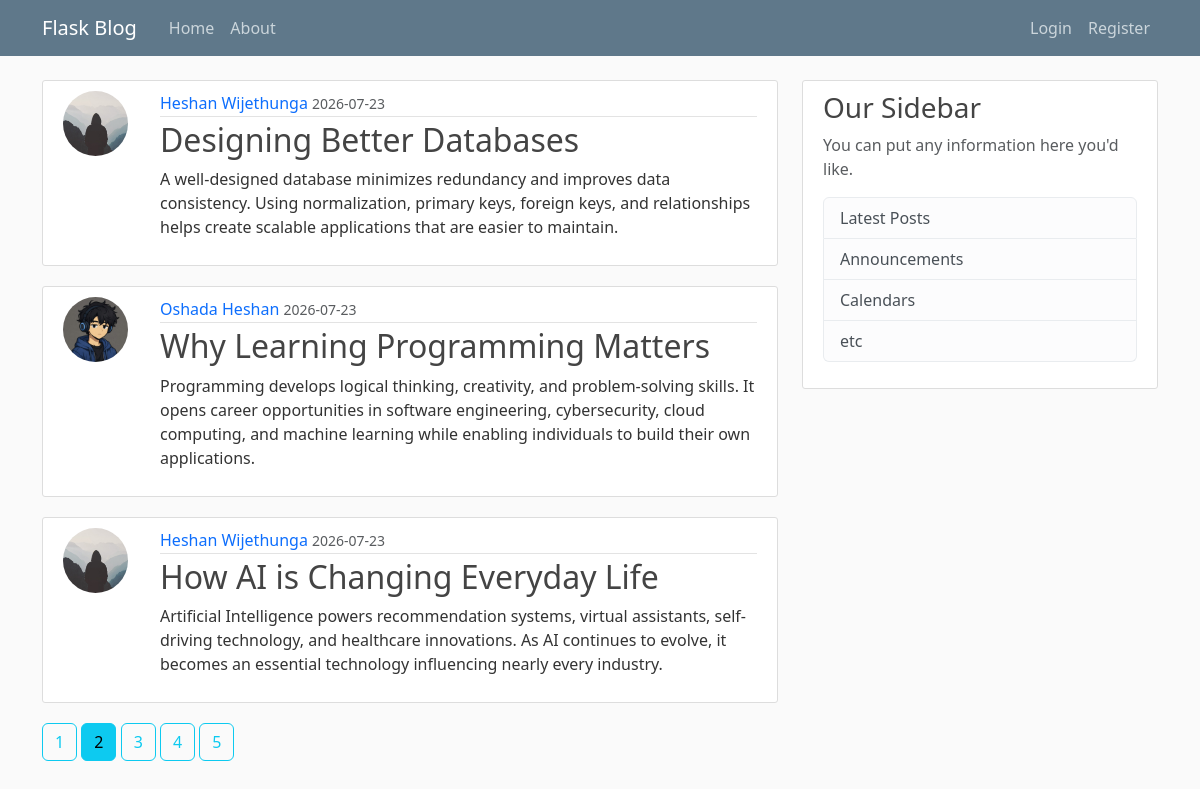
The page /home?page=2 on the database its author committed.
### flaskblog/models.py (models this page shows, shortened)
class Post(db.Model):
    id = db.Column(db.Integer, primary_key=True)
    title = db.Column(db.String(100), nullable=False)
    date_posted = db.Column(db.DateTime, nullable=False, default=datetime.utcnow)
    content = db.Column(db.Text, nullable=False)
    user_id = db.Column(db.Integer, db.ForeignKey('user.id'), nullable=False)

class User(db.Model, UserMixin):
    id = db.Column(db.Integer, primary_key=True)
    username = db.Column(db.String(20), unique=True, nullable=False)
    email = db.Column(db.String(120), unique=True, nullable=False)
    image_file = db.Column(db.String(20), nullable=False, default='default.jpg')
    password = db.Column(db.String(60), nullable=False)
    posts = db.relationship('Post', backref='author', lazy=True)

### flaskblog/main/routes.py (the view)
@main.route("/")
@main.route("/home")
def home():
    page = request.args.get('page', 1, type=int)
    posts = Post.query.order_by(Post.date_posted.desc()).paginate(per_page=3, page=page)
    return render_template('home.html', posts=posts)

### flaskblog/templates/home.html
{% extends "layout.html" %}
{% block content %}
    {% for post in posts.items %}
        <article class="content-section">
            <div class="post-container">
                <img class="rounded-circle article-img" src="{{ url_for('static', filename='profile_pics/' + post.author.image_file) }}" alt="Profile picture">
                <div class="post-content">
                    <div class="article-metadata">
                        <a class="author-name" href="{{ url_for('users.user_posts', username=post.author.username) }}">{{ post.author.username }}</a>
                        <small class="text-muted">{{ post.date_posted.strftime('%Y-%m-%d') }}</small>
                    </div>
                    <h2><a class="article-title" href="{{ url_for('posts.post', post_id=post.id) }}">{{ post.title }}</a></h2>
                    <p class="article-content">{{ post.content }}</p>
                </div>
            </div>
        </article>
    {% endfor %}
    {% for page_num in posts.iter_pages(left_edge=1, right_edge=1, left_current=2, right_current=2) %}
        {% if page_num %}
            {% if page_num == posts.page %}
                <a class="btn btn-info mb-4" href="{{ url_for('main.home', page=page_num) }}">{{ page_num }}</a>
            {% else %}
                <a class="btn btn-outline-info mb-4" href="{{ url_for('main.home', page=page_num) }}">{{ page_num }}</a>
            {% endif %}
        {% else %}
            ...
        {% endif %}
    {% endfor %}
{% endblock content %}

### flaskblog/static/main.css (style rules this page uses)
body { background: #fafafa; color: #333333; margin-top: 5rem; }
h1, h2, h3, h4, h5, h6 { color: #444444; }
.content-section { background: #ffffff; padding: 10px 20px; border: 1px solid #dddddd; border-radius: 3px; margin-bottom: 20px; }
.post-container { display: flex; gap: 16px; align-items: flex-start; }
.post-content { flex: 1; }
.article-title { color: #444444; }
a.article-title { text-decoration: none; }
.content-section a, .text-muted a { text-decoration: none; }
.article-content { white-space: pre-line; }
.article-img { height: 65px; width: 65px; margin-right: 16px; }
.article-metadata { padding-bottom: 1px; margin-bottom: 4px; border-bottom: 1px solid #e3e3e3 }
.article-metadata a { text-decoration: none; }

### rows shown on the page
Post: image_file (placeholder picture), author.username "Heshan Wijethunga", date_posted "2026-07-23", title "Designing Better Databases", content "A well-designed database minimizes redundancy and improves data consistency. Using normalization, primary keys, foreign keys, and relationships helps create scalable applications that are easier to maintain."
Post: image_file (picture), author.username "Oshada Heshan", date_posted "2026-07-23", title "Why Learning Programming Matters", content "Programming develops logical thinking, creativity, and problem-solving skills. It opens career opportunities in software engineering, cybersecurity, cloud computing, and machine learning while enabling individuals to build their own applications."
Post: image_file (placeholder picture), author.username "Heshan Wijethunga", date_posted "2026-07-23", title "How AI is Changing Everyday Life", content "Artificial Intelligence powers recommendation systems, virtual assistants, self-driving technology, and healthcare innovations. As AI continues to evolve, it becomes an essential technology influencing nearly every industry."

### other values the page prints
{{ page_num }} "1" "3" "4" "5"
{{ page_num }} "2"
